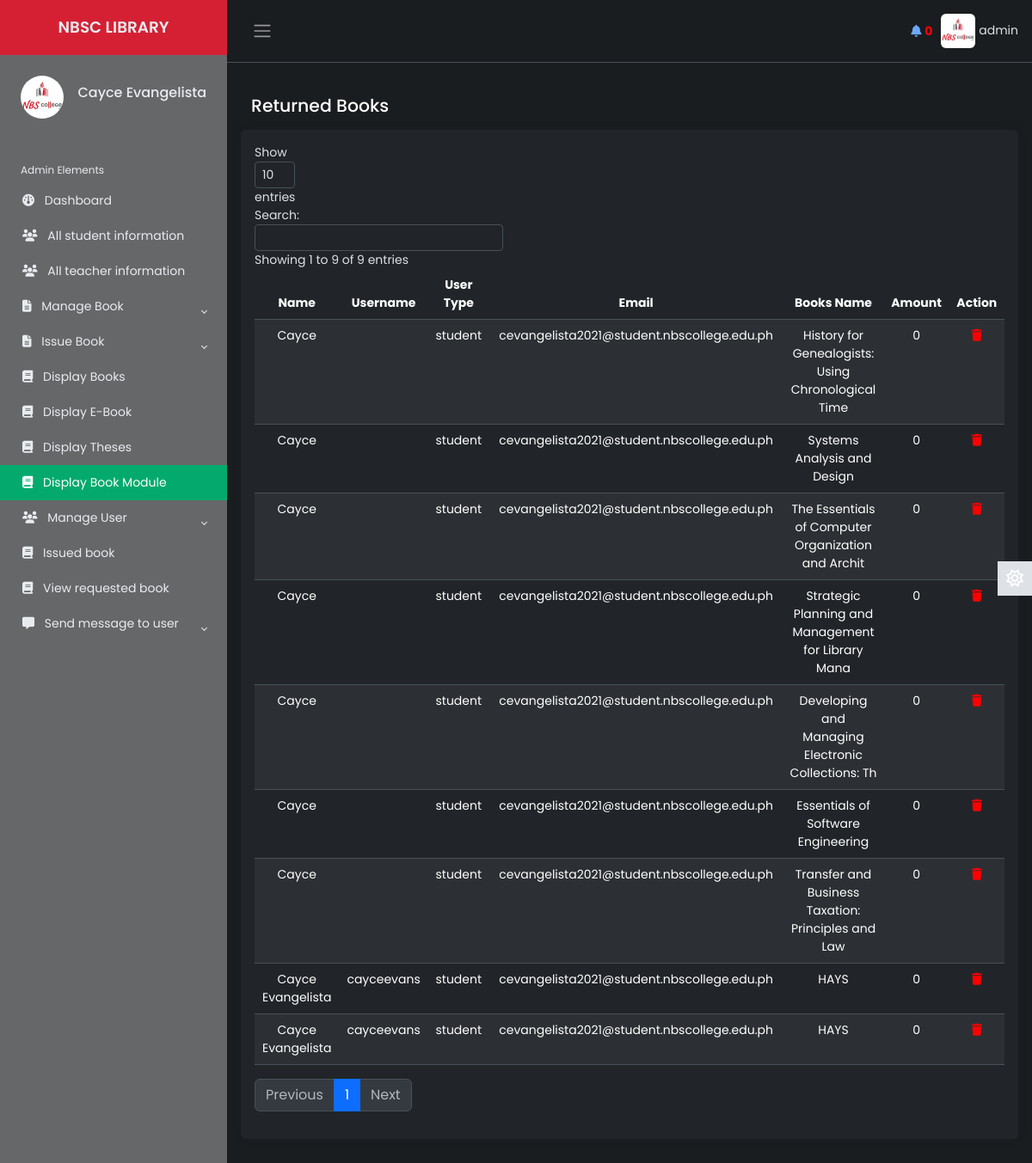
/Source/librarian/fine.php (signed in), run on an earlier commit of the app's database.
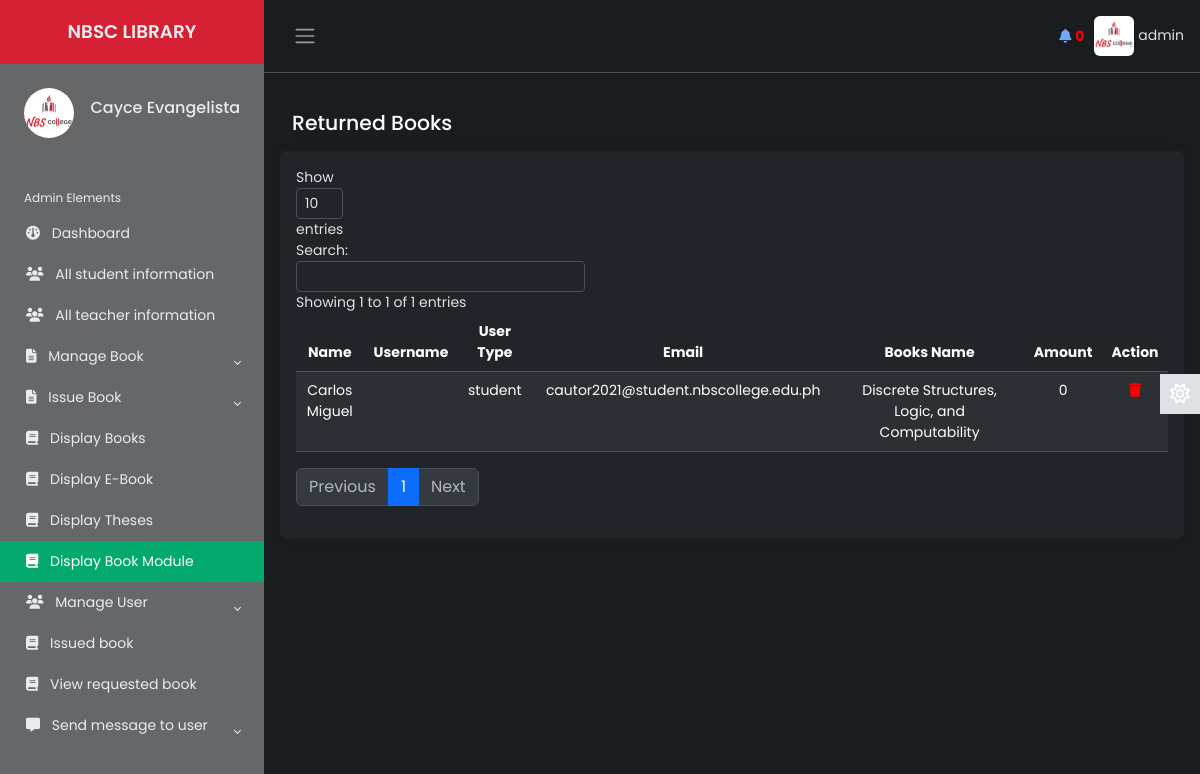
And on a later commit of the database.
### tables this page shows
CREATE TABLE `lib_registration` (
  `id` int(2) NOT NULL,
  `name` varchar(50) NOT NULL,
  `username` varchar(20) NOT NULL,
  `password` varchar(20) NOT NULL,
  `email` varchar(50) NOT NULL,
  `phone` varchar(20) NOT NULL,
  `address` varchar(100) NOT NULL,
  `photo` varchar(500) NOT NULL,
  `status` varchar(7) NOT NULL
);

CREATE TABLE `finezone` (
  `id` int(10) NOT NULL,
  `first_name` varchar(50) NOT NULL,
  `username` varchar(50) NOT NULL,
  `utype` varchar(10) NOT NULL,
  `email` varchar(100) NOT NULL,
  `booksname` varchar(50) NOT NULL,
  `fine` varchar(50) NOT NULL
);

### Source/librarian/fine.php (the view, shortened to what this page needs)
        <?php
    include 'inc/header.php';
    include 'inc/connection.php';
 ?>
<main class="content px-3 py-2">
                <div class="container-fluid">
				<div class="mb-3">
                        <h4>Returned Books
                        </h4>
                 </div>
            </div>
            <div class="card border-0">
                        <div class="card-body">
                            <table class="table table-hover text-center table-striped" id="dtBasicExample">
                            <thead>
                                            <tr>
                                                <th>Name</th>
                                                <th>Username</th>
                                                <th>User Type</th>
                                                <th>Email</th>
                                                <th>Books Name</th>
                                                <th>Amount</th>
                                                <th>Action</th>
                                            </tr>
                                       </thead>
                                       <tbody>
                                           <?php
                                                $res= mysqli_query($link, "select * from finezone");
                                                while ($row=mysqli_fetch_array($res)) {
                                                    echo "<tr>";
                                                    echo "<td>"; echo $row["first_name"]; echo "</td>";
                                                    echo "<td>"; echo $row["username"]; echo "</td>";
                                                    echo "<td>"; echo $row["utype"]; echo "</td>";
                                                    echo "<td>"; echo $row["email"]; echo "</td>";
                                                    echo "<td>"; echo $row["booksname"]; echo "</td>";
                                                    echo "<td>"; echo $row["fine"]; echo "</td>";
													echo "<td>";
													?><a href="delete-fine.php?id=<?php echo $row["id"]; ?> " style="color: red"><i class="fas fa-trash"></i></a><?php
													echo "</td>";
                                                    echo "</tr>";
                                                }
                                             ?>
                                       </tbody>
                            </table>
                        </div>
                    </div>
            </main>

### Source/librarian/inc/header.php (shortened to what this page needs)
<?php
    include 'inc/connection.php';
    $res = mysqli_query($link,"select * from request_books where read1='no'");
    $not= mysqli_num_rows($res);
 ?>
<!DOCTYPE html>
<html lang="en" data-bs-theme="dark">
<head>
    <link href="https://cdn.datatables.net/v/dt/jszip-3.10.1/dt-2.0.3/b-3.0.1/b-html5-3.0.1/b-print-3.0.1/datatables.min.css" rel="stylesheet">
    <link href="https://cdn.jsdelivr.net/npm/bootstrap@5.3.3/dist/css/bootstrap.min.css" rel="stylesheet">
    <link rel="stylesheet" href="inc/css/custom1.css">
    <link rel="stylesheet" href="inc/css/animate.css">
</head>
<body>
    <div class="wrapper">
    <aside id="sidebar" class="js-sidebar">
            <div class="h-100">
                <div class="sidebar-logo text-center">
                    <a href="dashboard.php">NBSC LIBRARY</a>
                </div>
                <ul class="sidebar-nav">
                    <li class="sidebar-header">
                        <span>
                        <?php
                            $res = mysqli_query($link, "select * from lib_registration where username='".$_SESSION['username']."'");
                            while ($row = mysqli_fetch_array($res)){
                                ?><img src="<?php echo $row["photo"]; ?> " height="50px" width="50px" alt="something wrong" class="rounded-circle"></a> <?php
                            }
                        ?>
                        </span>
                        <h6 style="float: right; margin-top: 10px;">
							<?php
								$res = mysqli_query($link, "select * from lib_registration where username='".$_SESSION['username']."'");
								while ($row = mysqli_fetch_array($res)){
								$name  =  $row["name"];
								echo $name;
								}
							?>
            			</h6>
                    </li>
                    <br>
                    <li class="sidebar-header">
                        Admin Elements
                    </li>
                    <li class="sidebar-item <?php if($page=='home'){ echo 'active';} ?>">
                        <a href="dashboard.php" class="sidebar-link">
                        <i class="fa-solid fa-gauge pe-2"></i>
                            Dashboard
                        </a>
                    </li>
                    <li class="sidebar-item <?php if($page=='sinfo'){ echo 'active';} ?>">
                        <a href="all-student-info.php" class="sidebar-link">
                        <i class="fa-solid fa-users pe-2"></i>
                            All student information
                        </a>
                    </li>
					<li class="sidebar-item <?php if($page=='tinfo'){ echo 'active';} ?>">
                        <a href="all-teacher-info.php" class="sidebar-link">
                            <i class="fa-solid fa-users pe-2"></i>
                            All teacher information
                        </a>
                    </li>
                    <li class="sidebar-item">
                        <a href="#" class="sidebar-link collapsed" data-bs-target="#manage" data-bs-toggle="collapse"
                            aria-expanded="false"><i class="fa-solid fa-file-lines pe-2"></i>
                            Manage Book
                        </a>
                    </li>
                    <li class="sidebar-item">
                        <a href="dashboard.php" class="sidebar-link collapsed" data-bs-target="#issue" data-bs-toggle="collapse"
                            aria-expanded="false"><i class="fa-solid fa-file-lines pe-2"></i>
                            Issue Book
                        </a>
                    </li>
                    <li class="sidebar-item <?php if($page=='tbook'){ echo 'active';} ?>">
                        <a href="display-book.php" class="sidebar-link">
                         <i class="fa-solid fa-book pe-2"></i>
                            Display Books
                        </a>
                    </li>
                    <li class="sidebar-item <?php if($page=='d-ebook'){ echo 'active';} ?>">
                                <a href="display-ebook.php" class="sidebar-link">
                                <i class="fa-solid fa-book pe-2"></i>
                                    Display E-Book
                                </a>
                    </li>
                    <li class="sidebar-item <?php if($page=='d-t-book'){ echo 'active';} ?>">
                                <a href="display-thesis.php" class="sidebar-link">
                                <i class="fa-solid fa-book pe-2"></i>
                                    Display Theses
                                </a>
                    </li>
                    <li class="sidebar-item <?php if($page==''){ echo 'active';} ?>">
                                <a href="display-progress.php" class="sidebar-link">
                                <i class="fa-solid fa-book pe-2"></i>
                                    Display Book Module
                                </a>
                    </li>
                    <li class="sidebar-item">
                        <a href="#" class="sidebar-link collapsed" data-bs-target="#user" data-bs-toggle="collapse"
                            aria-expanded="false"><i class="fa-solid fa-users pe-2"></i>
                            Manage User
                        </a>
                    </li>
                    <li class="sidebar-item <?php if($page=='ibook'){ echo 'active';} ?>">
                        <a href="issued-books.php" class="sidebar-link">
                         <i class="fa-solid fa-book pe-2"></i>
                            Issued book
                        </a>
                    </li>
                    <li class="sidebar-item <?php if($page=='rbook'){ echo 'active';} ?>">
                        <a href="requested-books.php" class="sidebar-link">
                        <i class="fa-solid fa-book pe-2"></i>
                            View requested book
                        </a>
                    </li>
                    <li class="sidebar-item">
                        <a href="#" class="sidebar-link collapsed" data-bs-target="#posts" data-bs-toggle="collapse"
                            aria-expanded="false">    <i class="fa-solid fa-message pe-2"></i>
                            Send message to user
                        </a>
                    </li>
                </ul>
            </div>
        </aside>
        <div class="main">
            <nav class="navbar navbar-expand px-3 border-bottom">
                <button class="btn" id="sidebar-toggle" type="button">
                    <span class="navbar-toggler-icon"></span>
                </button>
                <div class="navbar-collapse navbar">
                        <ul class="navbar-nav" style="margin-right:10px;">
                        <li class="icon">
                                <a href="requested-books.php" ><i class="fas fa-bell"></i></a>
                                <span class="count" onclick="window.location='requested-books.php'"><b id="notif" ><?php echo $not; ?></b></span>
                        </li>
                        </ul>
                        <li class="nav-item dropdown">
								<?php
                                     $res = mysqli_query($link, "select * from lib_registration where username='".$_SESSION['username']."'");
                                     while ($row = mysqli_fetch_array($res)){
                                         ?><a href="#" data-bs-toggle="dropdown" class="nav-icon pe-md-0" style="color: inherit;"><img src="<?php echo $row["photo"]; ?>" alt=""class="avatar img-fluid rounded"> <span><?php echo $_SESSION["username"]; ?></span></a> <?php
                                     }
                                ?>
                        </li>
                </div>
            </nav>
            <a href="#" class="theme-toggle">
                <i class="fa-regular fa-sun"></i>
            </a>
</body>
</html>

### Source/librarian/inc/css/custom1.css (style rules this page uses)
body { font-family: 'Poppins', sans-serif; font-size: 0.875rem; opacity: 1; overflow-y: scroll; margin: 0; }
a { cursor: pointer; text-decoration: none; font-family: 'Poppins', sans-serif; }
.sidebar-item.active .sidebar-link { background-color: #04AA6D; color: #fff; }
.card-body { overflow-x: scroll; }
#notif { color: red; }
table.dataTable thead th { text-align: center; }
.h-100 { background-color: #666769; }
.sidebar-logo { background-color: #d52033; }
li { list-style: none; }
h4 { font-family: 'Poppins', sans-serif; font-size: 1.275rem; color: var(--bs-emphasis-color); }
.wrapper { align-items: stretch; display: flex; width: 100%; }
#sidebar { max-width: 40%; min-width: 264px; background: var(--bs-dark); transition: all 0.35s ease-in-out; }
.main { display: flex; flex-direction: column; min-height: 100vh; min-width: 0; overflow: hidden; transition: all 0.35s ease-in-out; width: 100%; background: var(--bs-dark-bg-subtle); }
.sidebar-logo { padding: 1.15rem; }
.sidebar-logo a { color: #e9ecef; font-size: 1.15rem; font-weight: 600; }
.sidebar-nav { flex-grow: 1; list-style: none; margin-bottom: 0; padding-left: 0; margin-left: 0; }
.sidebar-header { color: #e9ecef; font-size: .75rem; padding: 1.5rem 1.5rem .375rem; }
a.sidebar-link { padding: .625rem 1.625rem; color: #e9ecef; position: relative; display: block; font-size: 0.875rem; }
.sidebar-link[data-bs-toggle="collapse"]::after { border: solid; border-width: 0 .075rem .075rem 0; content: ""; display: inline-block; padding: 2px; position: absolute; right: 1.5rem; top: 1.4rem; transform: rotate(-135deg); transition: all .2s ease-out; }
.sidebar-link[data-bs-toggle="collapse"].collapsed::after { transform: rotate(45deg); transition: all .2s ease-out; }
.avatar { height: 40px; width: 40px; }
.navbar-expand .navbar-nav { margin-left: auto; }
.content { flex: 1; max-width: 100vw; width: 100vw; }
@media (min-width:768px) { .content { max-width: auto; width: auto; } }
.card { box-shadow: 0 0 .875rem 0 rgba(34, 46, 60, .05); margin-bottom: 24px; }
.theme-toggle { position: fixed; top: 50%; transform: translateY(-65%); text-align: center; z-index: 10; right: 0; left: auto; border: none; background-color: var(--bs-body-color); }
html[data-bs-theme="dark"] .theme-toggle .fa-sun, html[data-bs-theme="light"] .theme-toggle .fa-moon { cursor: pointer; padding: 10px; display: block; font-size: 1.25rem; color: #FFF; }

What changed in the data, as far as the page shows it:
removed finezone: first_name "Cayce Evangelista", username "cayceevans", utype "student", email "cevangelista2021@student.nbscollege.edu.ph", booksname "HAYS", fine "0"
removed finezone: first_name "Cayce", utype "student", email "cevangelista2021@student.nbscollege.edu.ph", booksname "History for Genealogists: Using Chronological Time", fine "0"
removed finezone: first_name "Cayce", utype "student", email "cevangelista2021@student.nbscollege.edu.ph", booksname "Systems Analysis and Design", fine "0"
removed finezone: first_name "Cayce", utype "student", email "cevangelista2021@student.nbscollege.edu.ph", booksname "The Essentials of Computer Organization and Archit", fine "0"
removed finezone: first_name "Cayce", utype "student", email "cevangelista2021@student.nbscollege.edu.ph", booksname "Strategic Planning and Management for Library Mana", fine "0"
removed finezone: first_name "Cayce", utype "student", email "cevangelista2021@student.nbscollege.edu.ph", booksname "Developing and Managing Electronic Collections: Th", fine "0"
removed finezone: first_name "Cayce Evangelista", username "cayceevans", utype "student", email "cevangelista2021@student.nbscollege.edu.ph", booksname "HAYS", fine "0"
removed finezone: first_name "Cayce", utype "student", email "cevangelista2021@student.nbscollege.edu.ph", booksname "Essentials of Software Engineering", fine "0"
removed finezone: first_name "Cayce", utype "student", email "cevangelista2021@student.nbscollege.edu.ph", booksname "Transfer and Business Taxation: Principles and Law", fine "0"
added finezone: first_name "Carlos Miguel", utype "student", email "cautor2021@student.nbscollege.edu.ph", booksname "Discrete Structures, Logic, and Computability", fine "0"
Also different on the page:
text written by a page script: "Show entries Search: Showing 1 to 9 of 9 entries Previous 1 Next" → "Show entries Search: Showing 1 to 1 of 1 entries Previous 1 Next"
